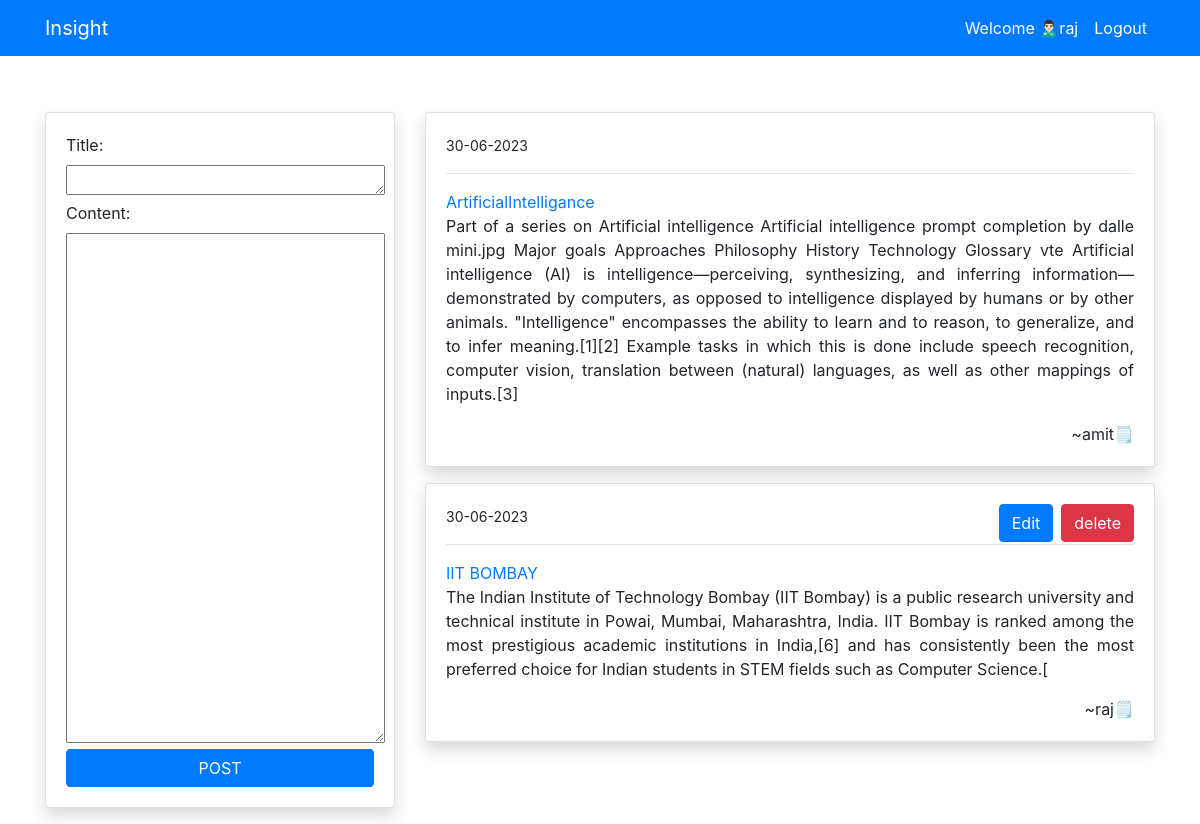
The app's page /blog (signed in) with its own data.
### blog/models.py (models this page shows, shortened)
class PostModel(models.Model):
    title=models.CharField(max_length=100)
    content=models.TextField()
    author=models.ForeignKey(User,on_delete=models.CASCADE)
    date_created=models.DateTimeField(auto_now_add=True)
    class Meta:
        ordering = ('-date_created',)

### blog/views.py (the view)
# urls.py: path('blog',views.index,name='blog-index'),
def index(request):
    posts=PostModel.objects.all()
    if request.method == 'POST':
        form=PostModelForm(request.POST)
        if form.is_valid():
            instance = form.save(commit=False)
            instance.author = request.user
            instance.save()
            return redirect('blog-index')
    else:
        form = PostModelForm()
    context={
        'posts':posts,
        'form':form
    }
    return render(request,'blog/index.html',context)

### blog/forms.py
class PostModelForm(forms.ModelForm):
    content = forms.CharField(widget=forms.Textarea(attrs={'rows':21,'cols':29}))
    title = forms.CharField(widget=forms.Textarea(attrs={'rows':1.5,'cols':29}))
    class Meta:
        model=PostModel
        fields=('title','content')

### templates/blog/index.html (shortened to what this page needs)
{% extends 'partials/base.html' %}
{% block content %}
<div class="container">
    <div class="row mt-5 pt-5">
        <div class="col-md-4">
            <div class="card my-3 shadow">
                <div class="card-body">
                    <form method="POST">
                        {{ form }}
                        <input class="btn btn-primary btn-block" type="submit" value="POST">
                    </div>
                </div>
            </div>
        <div class="col-md-8">
            {% for post in posts %}
            <div class='card shadow my-3'>
                <div class="card-body">
                    <div class="row">
                        <div class="col-md-12">
             <small>{{ post.date_created|date:"d-m-Y" }}</small>
            {% if user.id == post.author.id %}
             <a name="" id="" class="btn btn-danger float-right ml-2" href="#" role="button">delete</a>
                <a name="" id="" class="btn btn-primary float-right " href="#" role="button">Edit</a>
                            {% endif %}
                            <hr>
                        <a href="">{{ post.title}} </a>
                        <p class="text-justify">
                          {{ post.content}}</p>
                          <p class="float-right mb-0">~{{post.author}}🗒️</p>
                        </div>
                    </div>
                </div>
            </div>
            {% endfor %}
        </div>
    </div>
</div>
{% endblock %}

### templates/partials/nav.html (shortened to what this page needs)
<nav class="navbar navbar-expand-lg navbar-primary bg-primary fixed-top">
  {% if request.user.is_authenticated %}
 <div class="container">
    <a class="navbar-brand text-white" href="{% url 'blog-index' %}">Insight</a>
  <div class="collapse navbar-collapse" id="navbarSupportedContent">
      <ul class="navbar-nav ml-auto">
        <li class="nav-item active">
          <a class="nav-link text-white" href="#">Welcome 🙎🏻‍♂️{{ user }} <span class="sr-only">(current)</span></a>
        </li>
        <li class="nav-item">
          <a class="nav-link text-white" href="{% url 'users-logout'%}">Logout</a>
        </li>
      </ul>
{% endif %}
</nav>

### records on screen
PostModel: date_created "30-06-2023", title "ArtificialIntelligance", content "Part of a series on Artificial intelligence Artificial intelligence prompt completion by dalle mini.jpg Major goals Approaches Philosophy History Technology Glossary vte Artificial intelligence (AI) is intelligence—perceiving, synthesizing, and inferring information—demonstrated by computers, as opposed to intelligence displayed by humans or by other animals. \"Intelligence\" encompasses the ability to learn and to reason, to generalize, and to infer meaning.[1][2] Example tasks in which this is done include speech recognition, computer vision, translation between (natural) languages, as well as other mappings of inputs.[3]", author "amit"
PostModel: date_created "30-06-2023", shows "delete", title "IIT BOMBAY", content "The Indian Institute of Technology Bombay (IIT Bombay) is a public research university and technical institute in Powai, Mumbai, Maharashtra, India. IIT Bombay is ranked among the most prestigious academic institutions in India,[6] and has consistently been the most preferred choice for Indian students in STEM fields such as Computer Science.[", author "raj"

### other values on screen
{{ user }} "raj"
